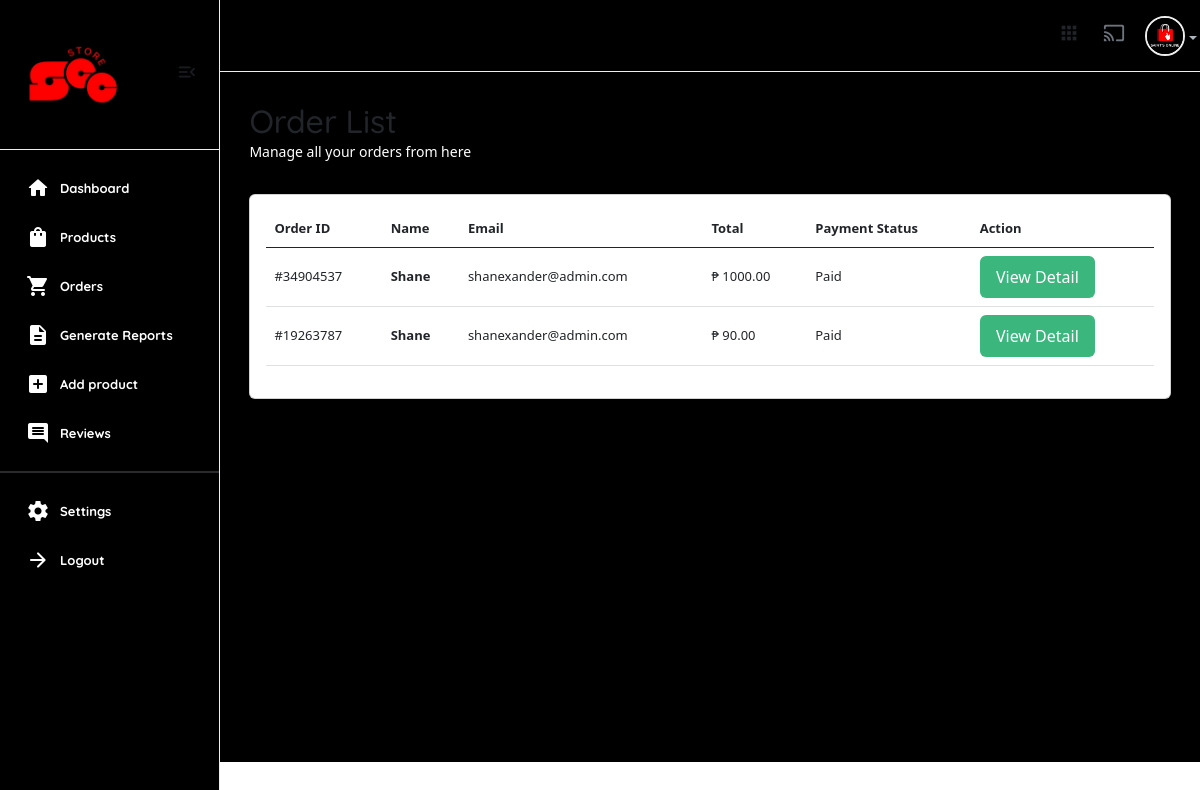
The page /useradmin/orders/ (signed in) on the database as committed earlier.
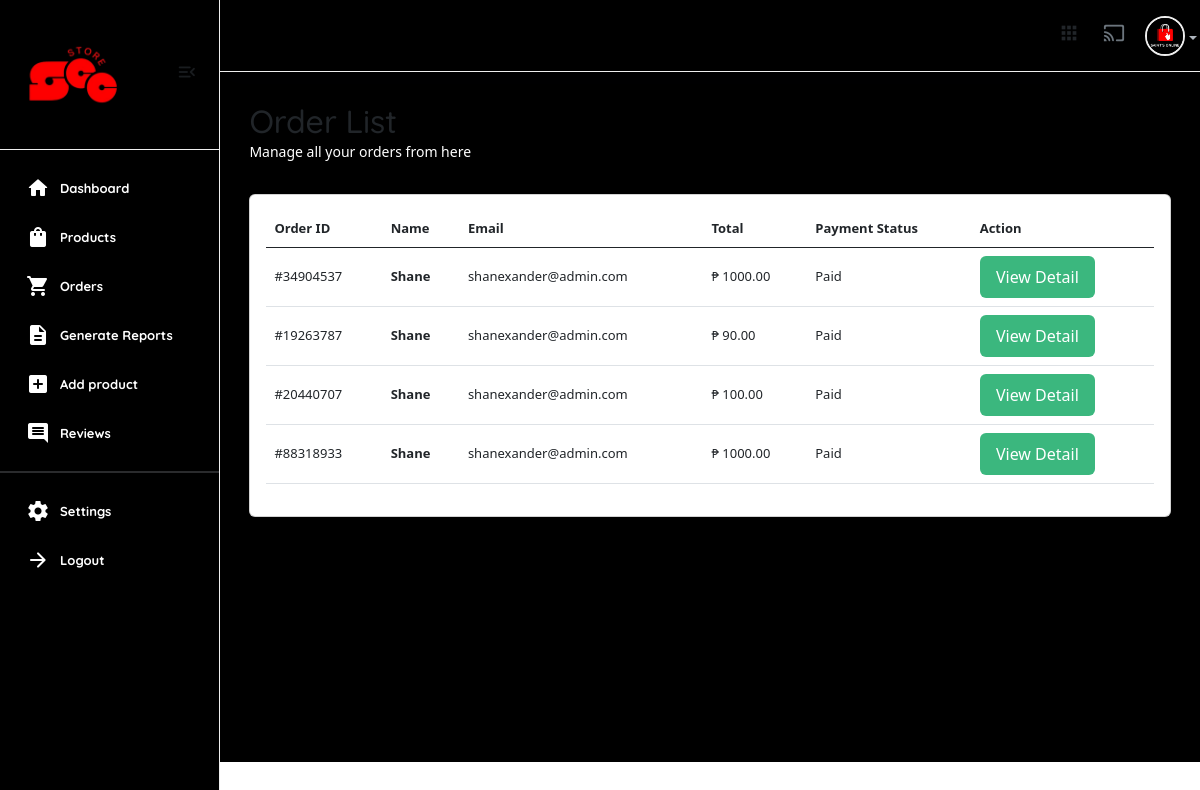
The same page on the database as committed later.
### core/models.py (models this page shows)
class CartOrder(models.Model):
    user = models.ForeignKey(User, on_delete=models.CASCADE,)
    full_name = models.CharField(max_length=100, null=True, blank=True)
    email = models.CharField(max_length=100, null=True, blank=True)
    phone = models.CharField(max_length=100, null=True, blank=True)
    address = models.CharField(max_length=100, null=True, blank=True)
    city = models.CharField(max_length=100, null=True, blank=True)
    state = models.CharField(max_length=100, null=True, blank=True)
    country = models.CharField(max_length=100, null=True, blank=True)
    price = models.DecimalField(max_digits=12, decimal_places=2, default="1.99")
    vat = models. DecimalField(max_digits=12, decimal_places=2, default="0.00")
    saved = models.DecimalField(max_digits=12, decimal_places=2, default="0.00")
    coupons = models.ManyToManyField("core.Coupon", blank=True)
    paid_status = models.BooleanField(default=False)
    order_date = models.DateTimeField(auto_now_add=False, null=True, default=timezone.now)
    product_status = models.CharField(choices=STATUS_CHOICES, max_length=30, default="processing")
    sku = ShortUUIDField(null=True, blank=True, length=5, prefix="SKU", max_length=20, alphabet="abcd1234")
    oid = ShortUUIDField(null=True, blank=True, length=8, max_length=20, alphabet="1234567890")
    date = models.DateTimeField(default=timezone.now, null=True, blank=True)
    stripe_payment_intent = models.CharField(max_length=1000, null=True, blank=True)
    class Meta:
        verbose_name_plural = "Cart Order"

### useradmin/views.py (the view)
# urls.py: path("orders/", views.orders, name="orders"),
@user_passes_test(is_admin)
def orders(request):
    orders = CartOrder.objects.all()
    context = {
        'orders':orders,
    }
    return render(request, "useradmin/orders.html", context)

### core/context_processor.py (called while the page is built)
def default(request):
    categories = Category.objects.all()
    vendors = Vendor.objects.all()
    min_max_price = Product.objects.aggregate(Min("price"), Max("price"))
    try:
        address = Address.objects.get(user=request.user)
    except:
        address = None
    return {
        'categories': categories,
        'address':address,
        'vendors': vendors,
        'min_max_price':min_max_price
    }

### useradmin/views.py (called while the page is built)
def is_admin(user):
    return user.groups.filter(name='Staff').exists()

### templates/useradmin/orders.html (shortened to what this page needs)
{% extends 'useradmin/base.html' %}
{% load static %}
{% load humanize %}
{% block content %}
<section class="content-main">
    <div class="content-header">
        <div>
            <h2 class="content-title cards-title">Order List</h2>
            <p>Manage all your orders from here</p>
        </div>
    </div>
    <div class="card mb-4">
        <div class="card-body">
            <div class="table-responsive">
                <table class="table table-hover">
                    <thead>
                            <tr>
                            <th>Order ID</th>
                            <th scope="col">Name</th>
                            <th scope="col">Email</th>
                            <th scope="col">Total</th>
                            <th scope="col">Payment Status</th>
                            <th scope="col">Action</th>
                        </tr>
                    </thead>
                    <tbody>
                        {% for c in orders %}
                            <tr>
                                <td>#{{c.oid}}</td>
                                <td><b>{{c.full_name|title}}</b></td>
                                <td>{{c.email}}</td>
                                <td>₱ {{c.price}}</td>
                                {% if c.paid_status == True %}
                                    <td>Paid</td>
                                {% else %}
                                    <td><span class="badge alert-danger">Not Paid</span></td>
                                {% endif %}
                                <td>
                                    <a href="{% url 'useradmin:order_detail' c.id %}" class="btn btn-md rounded font-sm">View Detail</a>
                                </td>
                            </tr>
                        {% endfor %}
                    </tbody>
                </table>
            </div>
        </div>
    </div>
</section>
{% endblock content %}

Rows that differ between the two databases and show on the page:
added CartOrder: oid "20440707", full_name "Shane", email "shanexander@admin.com", price "100.00", paid_status "Paid"
added CartOrder: oid "88318933", full_name "Shane", email "shanexander@admin.com", price "1000.00", paid_status "Paid"
